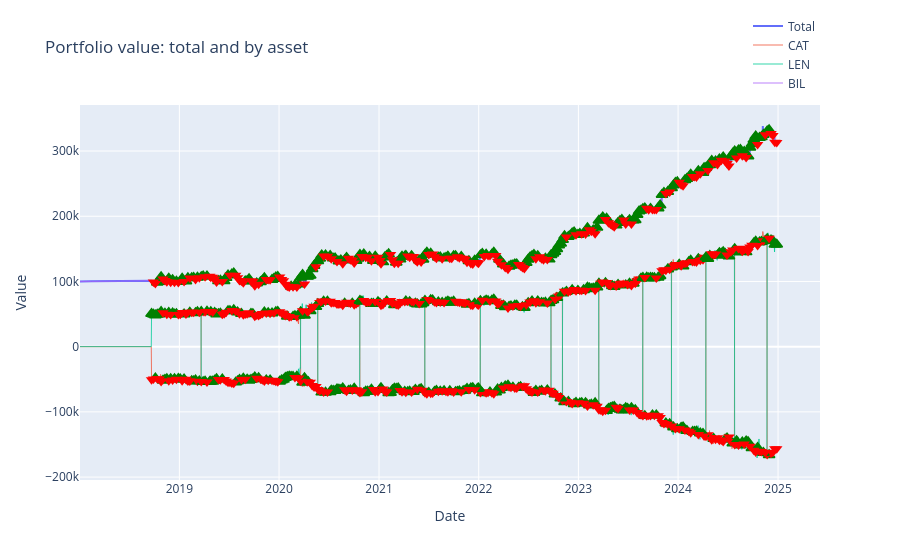

Notebook cell for this chart:
### Markdown cell above
### Cointegration Pair Backtest Equity Curve

### Code cell
fig = res_coint.plot_portfolio()
fig.show()
static_trades_df = rebalance_decisions_table(res_coint)
display(static_trades_df.tail(5))

### Figure 1 — Plotly figure (JSON) as saved in the notebook; plotly's stock layout.template omitted (floating-point values rounded to 4 significant figures; data arrays with more than 128 entries replaced by an {"elided": "..."} marker saying what was removed)
{"data": [{"hovertemplate": "Date: %{x|%Y-%m-%d}<br>Value: %{y:,.2f}<extra></extra>", "line": {"width": 2}, "mode": "lines", "name": "Total", "type": "scatter", "x": {"elided": "1760 str values"}, "y": {"elided": "1760 float values"}}, {"customdata": {"elided": "1760 float values"}, "hovertemplate": "Date: %{x|%Y-%m-%d}<br>CAT: %{y:,.2f} (%{customdata:.1f}% of portfolio)<extra></extra>", "line": {"width": 1}, "mode": "lines", "name": "CAT", "opacity": 0.8, "type": "scatter", "x": {"elided": "1760 str values"}, "y": {"elided": "1760 float values"}}, {"customdata": {"elided": "1760 float values"}, "hovertemplate": "Date: %{x|%Y-%m-%d}<br>LEN: %{y:,.2f} (%{customdata:.1f}% of portfolio)<extra></extra>", "line": {"width": 1}, "mode": "lines", "name": "LEN", "opacity": 0.8, "type": "scatter", "x": {"elided": "1760 str values"}, "y": {"elided": "1760 float values"}}, {"customdata": {"elided": "1760 float values"}, "hovertemplate": "Date: %{x|%Y-%m-%d}<br>BIL: %{y:,.2f} (%{customdata:.1f}% of portfolio)<extra></extra>", "line": {"width": 1}, "mode": "lines", "name": "BIL", "opacity": 0.8, "type": "scatter", "x": {"elided": "1760 str values"}, "y": {"elided": "1760 float values"}}, {"hoverinfo": "text", "hovertext": {"elided": "139 str values"}, "legendgroup": "CAT", "marker": {"color": "green", "line": {"color": "green", "width": 1.5}, "size": 10, "symbol": "triangle-up"}, "mode": "markers", "name": "CAT Buy", "showlegend": false, "type": "scatter", "x": {"elided": "139 str values"}, "y": {"elided": "139 float values"}}, {"hoverinfo": "text", "hovertext": {"elided": "189 str values"}, "legendgroup": "CAT", "marker": {"color": "red", "size": 10, "symbol": "triangle-down"}, "mode": "markers", "name": "CAT Sell", "showlegend": false, "type": "scatter", "x": {"elided": "189 str values"}, "y": {"elided": "189 float values"}}, {"hoverinfo": "text", "hovertext": {"elided": "178 str values"}, "legendgroup": "LEN", "marker": {"color": "green", "line": {"color": "green", "width": 1.5}, "size": 10, "symbol": "triangle-up"}, "mode": "markers", "name": "LEN Buy", "showlegend": false, "type": "scatter", "x": {"elided": "178 str values"}, "y": {"elided": "178 float values"}}, {"hoverinfo": "text", "hovertext": {"elided": "150 str values"}, "legendgroup": "LEN", "marker": {"color": "red", "size": 10, "symbol": "triangle-down"}, "mode": "markers", "name": "LEN Sell", "showlegend": false, "type": "scatter", "x": {"elided": "150 str values"}, "y": {"elided": "150 float values"}}, {"hoverinfo": "text", "hovertext": {"elided": "181 str values"}, "legendgroup": "BIL", "marker": {"color": "green", "line": {"color": "green", "width": 1.5}, "size": 10, "symbol": "triangle-up"}, "mode": "markers", "name": "BIL Buy", "showlegend": false, "type": "scatter", "x": {"elided": "181 str values"}, "y": {"elided": "181 float values"}}, {"hoverinfo": "text", "hovertext": {"elided": "146 str values"}, "legendgroup": "BIL", "marker": {"color": "red", "size": 10, "symbol": "triangle-down"}, "mode": "markers", "name": "BIL Sell", "showlegend": false, "type": "scatter", "x": {"elided": "146 str values"}, "y": {"elided": "146 float values"}}], "layout": {"hovermode": "closest", "legend": {"orientation": "h", "x": 1, "xanchor": "right", "y": 1.02, "yanchor": "bottom"}, "margin": {"t": 80}, "title": {"text": "Portfolio value: total and by asset"}, "xaxis": {"title": {"text": "Date"}}, "yaxis": {"title": {"text": "Value"}}}}
